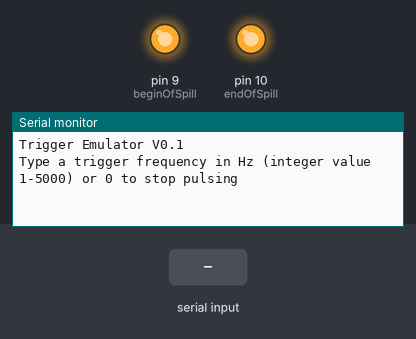
A sketch run on a simulated Arduino Uno, built with avr-gcc and run on an emulated ATmega328P. Shown: output pins drawn as LEDs (lit = HIGH), the last lines printed to the serial monitor. Inputs (shaded band) come from the test bench. Pins used as bus, display or sensor lines are not drawn.

Above: at 1.2 s.
1.3 s: "90,45\n" received over Serial
At 3.0 s:
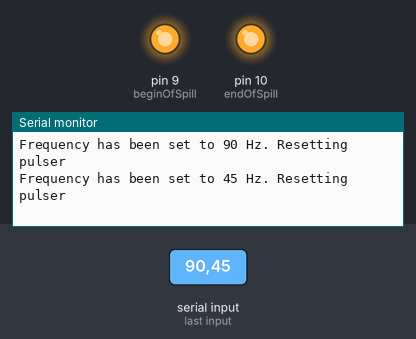
At 4.0 s:
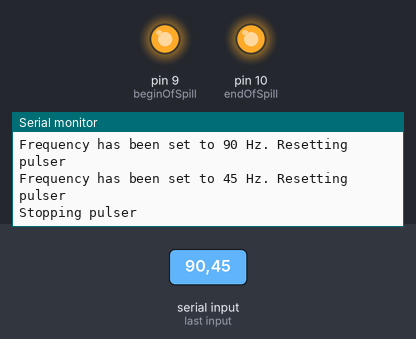

Measured:
- after the input at 1.3 s, the serial monitor: prints a new line at once (image 1)

The sketch:

TriggerEmulator.ino
```cpp
/*
Trigger emulator
Send signals to emulate SPS supercyle and a trigger
 */

int beginOfSpill=9;
int endOfSpill=10;
int trigger=11;

long unsigned int nPulsesInSpill=0;
long unsigned int beginOfSpillTime=0;
int status = 0;
int freq=0;
unsigned long nTriggers=0;
const unsigned int spillLength=5000; //spill length in milliseconds
const unsigned int interSpillLength=1000; //interspill length in milliseconds
const bool enableSpillStructure=true;

// the setup routine runs once when you press reset:
void setup() {
  Serial.begin(9600);
  //Wait for serial
  while (!Serial)
  {
    ;
  }
//  Serial.setTimeout(10000);
  Serial.println("Trigger Emulator V0.1");
  Serial.println("Type a trigger frequency in Hz (integer value 1-5000) or 0 to stop pulsing");
  // initialize the digital pin as an output.
  pinMode(trigger, OUTPUT);
  digitalWrite(trigger, HIGH);
  pinMode(beginOfSpill, OUTPUT);
  digitalWrite(beginOfSpill, HIGH);
  pinMode(endOfSpill, OUTPUT);
  digitalWrite(endOfSpill, HIGH);

}

// the loop routine runs over and over again forever:
void loop() {

  if (Serial.available() > 0) {
    //Serial.println(" waiting for input");
    // sentence:
    int val = Serial.parseInt();
    val=constrain(val,0,5000); //constrain value up to 500Hz
    freq=val;
    if (val>0)
    {
      Serial.print("Frequency has been set to ");
      Serial.print(freq,DEC);
      Serial.println(" Hz. Resetting pulser");
      nPulsesInSpill=0;
    }
    else if (val==0)
    {
       Serial.println("Stopping pulser");
       nPulsesInSpill=0;
    }
  }

  if (freq<=0)
    return;


  //Begin Of Spill
  if (enableSpillStructure)
    {
      if (nPulsesInSpill == 0)
      {
        digitalWrite(beginOfSpill, LOW);
        delayMicroseconds(10);
        digitalWrite(beginOfSpill, HIGH);
        delay(500); //0.5s delay between begin of spill and actual begin
        beginOfSpillTime=millis();
      }
    }

  // In Spill triggers
  digitalWrite(trigger, LOW);   // turn the LED on (HIGH is the voltage level)
  delayMicroseconds(10);               // send a pulse of 100usec
  digitalWrite(trigger, HIGH);    // turn the LED off by making the voltage LOW
  if (freq>=100)
  {
    delayMicroseconds((1000000/freq)-125);
  }
  else
  {
    delay(1000/freq);
  }

  nPulsesInSpill++;
  if ((nPulsesInSpill%500)==0)
  {
    Serial.print("#pulses sent in this spill: "); Serial.println(nPulsesInSpill,DEC);
  }

  //End of Spill
  if (enableSpillStructure)
    {
      if ((millis()-beginOfSpillTime)>spillLength)
      {
        //send endOfSpill
        digitalWrite(endOfSpill, LOW);
        delayMicroseconds(10);
        digitalWrite(endOfSpill, HIGH);
        Serial.print("Spill finished. #pulses sent in this spill: "); Serial.println(nPulsesInSpill,DEC);
        nPulsesInSpill=0;
        delay(interSpillLength);
      }
    }
}
```
